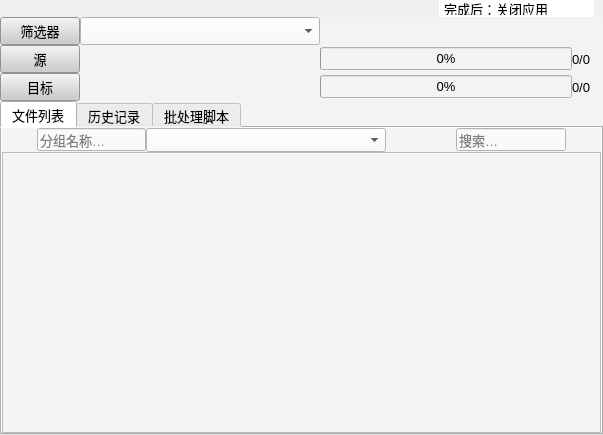
<?xml version="1.0" encoding="UTF-8"?>
<ui version="4.0">
 <class>MainWindow</class>
 <widget class="QMainWindow" name="MainWindow">
  <property name="geometry">
   <rect>
    <x>0</x>
    <y>0</y>
    <width>603</width>
    <height>435</height>
   </rect>
  </property>
  <property name="font">
   <font>
    <pointsize>10</pointsize>
   </font>
  </property>
  <property name="windowTitle">
   <string>QuickFold</string>
  </property>
  <property name="windowIcon">
   <iconset resource="icons.qrc">
    <normaloff>:/svg/icons/img.svg</normaloff>:/svg/icons/img.svg</iconset>
  </property>
  <widget class="QWidget" name="centralwidget">
   <layout class="QVBoxLayout" name="verticalLayout">
    <property name="spacing">
     <number>0</number>
    </property>
    <property name="leftMargin">
     <number>0</number>
    </property>
    <property name="topMargin">
     <number>0</number>
    </property>
    <property name="rightMargin">
     <number>0</number>
    </property>
    <property name="bottomMargin">
     <number>0</number>
    </property>
    <item alignment="Qt::AlignmentFlag::AlignTop">
     <widget class="QFrame" name="header_frame">
      <property name="font">
       <font>
        <pointsize>10</pointsize>
       </font>
      </property>
      <property name="styleSheet">
       <string notr="true"/>
      </property>
      <property name="frameShape">
       <enum>QFrame::Shape::NoFrame</enum>
      </property>
      <property name="frameShadow">
       <enum>QFrame::Shadow::Plain</enum>
      </property>
      <layout class="QHBoxLayout" name="horizontalLayout">
       <property name="spacing">
        <number>0</number>
       </property>
       <property name="leftMargin">
        <number>9</number>
       </property>
       <property name="topMargin">
        <number>0</number>
       </property>
       <property name="bottomMargin">
        <number>0</number>
       </property>
       <item alignment="Qt::AlignmentFlag::AlignLeft|Qt::AlignmentFlag::AlignTop">
        <widget class="QFrame" name="header_left_frame">
         <property name="font">
          <font>
           <pointsize>10</pointsize>
          </font>
         </property>
         <property name="frameShape">
          <enum>QFrame::Shape::NoFrame</enum>
         </property>
         <property name="frameShadow">
          <enum>QFrame::Shadow::Raised</enum>
         </property>
         <layout class="QHBoxLayout" name="horizontalLayout_2">
          <property name="spacing">
           <number>0</number>
          </property>
          <property name="leftMargin">
           <number>0</number>
          </property>
          <property name="topMargin">
           <number>0</number>
          </property>
          <property name="rightMargin">
           <number>0</number>
          </property>
          <property name="bottomMargin">
           <number>0</number>
          </property>
          <item alignment="Qt::AlignmentFlag::AlignLeft">
           <widget class="QPushButton" name="btn_Unfold">
            <property name="font">
             <font>
              <pointsize>10</pointsize>
             </font>
            </property>
            <property name="toolTip">
             <string>展开</string>
            </property>
            <property name="styleSheet">
             <string notr="true">*{border:None}</string>
            </property>
            <property name="text">
             <string/>
            </property>
            <property name="icon">
             <iconset resource="icons.qrc">
              <normaloff>:/svg/icons/PanelToggle.svg</normaloff>:/svg/icons/PanelToggle.svg</iconset>
            </property>
            <property name="iconSize">
             <size>
              <width>30</width>
              <height>30</height>
             </size>
            </property>
           </widget>
          </item>
          <item>
           <widget class="QPushButton" name="btn_Run">
            <property name="toolTip">
             <string>执行</string>
            </property>
            <property name="styleSheet">
             <string notr="true">*{border:None}</string>
            </property>
            <property name="text">
             <string/>
            </property>
            <property name="icon">
             <iconset resource="icons.qrc">
              <normaloff>:/svg/icons/play.svg</normaloff>:/svg/icons/play.svg</iconset>
            </property>
           </widget>
          </item>
          <item>
           <widget class="QPushButton" name="btn_History_Path">
            <property name="toolTip">
             <string>历史记录</string>
            </property>
            <property name="styleSheet">
             <string notr="true">*{border:None}</string>
            </property>
            <property name="text">
             <string/>
            </property>
            <property name="icon">
             <iconset resource="icons.qrc">
              <normaloff>:/svg/icons/PanelHistory.svg</normaloff>:/svg/icons/PanelHistory.svg</iconset>
            </property>
            <property name="iconSize">
             <size>
              <width>30</width>
              <height>30</height>
             </size>
            </property>
           </widget>
          </item>
          <item>
           <widget class="QPushButton" name="btn_GenScript">
            <property name="font">
             <font>
              <pointsize>10</pointsize>
             </font>
            </property>
            <property name="toolTip">
             <string>生成脚本</string>
            </property>
            <property name="styleSheet">
             <string notr="true">*{border:None}</string>
            </property>
            <property name="text">
             <string/>
            </property>
            <property name="icon">
             <iconset resource="icons.qrc">
              <normaloff>:/svg/icons/MailRenderingMethod.svg</normaloff>:/svg/icons/MailRenderingMethod.svg</iconset>
            </property>
            <property name="iconSize">
             <size>
              <width>30</width>
              <height>30</height>
             </size>
            </property>
           </widget>
          </item>
          <item>
           <widget class="QPushButton" name="btn_Settings">
            <property name="font">
             <font>
              <pointsize>10</pointsize>
             </font>
            </property>
            <property name="toolTip">
             <string>设置</string>
            </property>
            <property name="styleSheet">
             <string notr="true">*{border:None}</string>
            </property>
            <property name="text">
             <string/>
            </property>
            <property name="icon">
             <iconset resource="icons.qrc">
              <normaloff>:/svg/icons/Settings.svg</normaloff>:/svg/icons/Settings.svg</iconset>
            </property>
            <property name="iconSize">
             <size>
              <width>30</width>
              <height>30</height>
             </size>
            </property>
           </widget>
          </item>
          <item>
           <widget class="QPushButton" name="btn_About">
            <property name="font">
             <font>
              <pointsize>10</pointsize>
             </font>
            </property>
            <property name="toolTip">
             <string>关于</string>
            </property>
            <property name="styleSheet">
             <string notr="true">*{border:None}</string>
            </property>
            <property name="text">
             <string/>
            </property>
            <property name="icon">
             <iconset resource="icons.qrc">
              <normaloff>:/svg/icons/question.svg</normaloff>:/svg/icons/question.svg</iconset>
            </property>
            <property name="iconSize">
             <size>
              <width>20</width>
              <height>20</height>
             </size>
            </property>
           </widget>
          </item>
         </layout>
        </widget>
       </item>
       <item alignment="Qt::AlignmentFlag::AlignRight">
        <widget class="QFrame" name="header_right_frame">
         <property name="font">
          <font>
           <pointsize>10</pointsize>
          </font>
         </property>
         <property name="frameShape">
          <enum>QFrame::Shape::NoFrame</enum>
         </property>
         <property name="frameShadow">
          <enum>QFrame::Shadow::Raised</enum>
         </property>
         <layout class="QHBoxLayout" name="horizontalLayout_5">
          <property name="spacing">
           <number>0</number>
          </property>
          <property name="leftMargin">
           <number>0</number>
          </property>
          <property name="topMargin">
           <number>0</number>
          </property>
          <property name="rightMargin">
           <number>0</number>
          </property>
          <property name="bottomMargin">
           <number>0</number>
          </property>
          <item>
           <widget class="QPushButton" name="btn_Top">
            <property name="toolTip">
             <string>置顶</string>
            </property>
            <property name="styleSheet">
             <string notr="true">*{border:None
}</string>
            </property>
            <property name="text">
             <string/>
            </property>
            <property name="icon">
             <iconset resource="icons.qrc">
              <normaloff>:/svg/icons/pushpin.svg</normaloff>:/svg/icons/pushpin.svg</iconset>
            </property>
            <property name="iconSize">
             <size>
              <width>20</width>
              <height>20</height>
             </size>
            </property>
           </widget>
          </item>
          <item>
           <widget class="QComboBox" name="cbox_Finish">
            <property name="minimumSize">
             <size>
              <width>155</width>
              <height>0</height>
             </size>
            </property>
            <property name="font">
             <font>
              <pointsize>10</pointsize>
             </font>
            </property>
            <property name="styleSheet">
             <string notr="true">QComboBox::drop-down { border: none; }
QComboBox { border: none; }</string>
            </property>
            <item>
             <property name="text">
              <string>完成后：关闭应用</string>
             </property>
            </item>
            <item>
             <property name="text">
              <string>完成后：保持应用打开</string>
             </property>
            </item>
           </widget>
          </item>
         </layout>
        </widget>
       </item>
      </layout>
     </widget>
    </item>
    <item>
     <widget class="QFrame" name="main_body_frame">
      <property name="styleSheet">
       <string notr="true">background-color: rgb(243, 243, 243);</string>
      </property>
      <property name="frameShape">
       <enum>QFrame::Shape::NoFrame</enum>
      </property>
      <property name="frameShadow">
       <enum>QFrame::Shadow::Raised</enum>
      </property>
      <layout class="QGridLayout" name="gridLayout_3" rowstretch="0">
       <property name="leftMargin">
        <number>0</number>
       </property>
       <property name="topMargin">
        <number>0</number>
       </property>
       <property name="rightMargin">
        <number>0</number>
       </property>
       <property name="bottomMargin">
        <number>0</number>
       </property>
       <property name="horizontalSpacing">
        <number>0</number>
       </property>
       <property name="verticalSpacing">
        <number>2</number>
       </property>
       <item row="0" column="0">
        <widget class="QFrame" name="frame_8">
         <property name="font">
          <font>
           <pointsize>9</pointsize>
          </font>
         </property>
         <property name="styleSheet">
          <string notr="true"/>
         </property>
         <property name="frameShape">
          <enum>QFrame::Shape::NoFrame</enum>
         </property>
         <property name="frameShadow">
          <enum>QFrame::Shadow::Raised</enum>
         </property>
         <layout class="QGridLayout" name="gridLayout_4" columnstretch="0,0,0,0,0,0">
          <property name="leftMargin">
           <number>0</number>
          </property>
          <property name="topMargin">
           <number>0</number>
          </property>
          <property name="rightMargin">
           <number>0</number>
          </property>
          <property name="bottomMargin">
           <number>0</number>
          </property>
          <property name="spacing">
           <number>0</number>
          </property>
          <item row="2" column="4" alignment="Qt::AlignmentFlag::AlignLeft">
           <widget class="QLabel" name="lbl_TargetFolderNum">
            <property name="font">
             <font>
              <pointsize>10</pointsize>
             </font>
            </property>
            <property name="text">
             <string>0/0</string>
            </property>
           </widget>
          </item>
          <item row="1" column="4" alignment="Qt::AlignmentFlag::AlignLeft">
           <widget class="QLabel" name="lbl_SourceFolderNum">
            <property name="font">
             <font>
              <pointsize>10</pointsize>
             </font>
            </property>
            <property name="text">
             <string>0/0</string>
            </property>
           </widget>
          </item>
          <item row="2" column="1" colspan="2">
           <widget class="QLabel" name="lbl_TargetPath">
            <property name="font">
             <font>
              <pointsize>9</pointsize>
             </font>
            </property>
            <property name="text">
             <string/>
            </property>
           </widget>
          </item>
          <item row="1" column="0" alignment="Qt::AlignmentFlag::AlignLeft">
           <widget class="QPushButton" name="btn_Source">
            <property name="font">
             <font>
              <pointsize>10</pointsize>
             </font>
            </property>
            <property name="styleSheet">
             <string notr="true">background-color: rgb(204, 204, 204);</string>
            </property>
            <property name="text">
             <string>源</string>
            </property>
           </widget>
          </item>
          <item row="0" column="0">
           <widget class="QPushButton" name="btn_Filters">
            <property name="font">
             <font>
              <pointsize>10</pointsize>
             </font>
            </property>
            <property name="styleSheet">
             <string notr="true">background-color: rgb(204, 204, 204);</string>
            </property>
            <property name="text">
             <string>筛选器</string>
            </property>
           </widget>
          </item>
          <item row="0" column="1" colspan="2">
           <widget class="QComboBox" name="cbox_GroupName01">
            <property name="sizePolicy">
             <sizepolicy hsizetype="Preferred" vsizetype="Preferred">
              <horstretch>0</horstretch>
              <verstretch>0</verstretch>
             </sizepolicy>
            </property>
            <property name="minimumSize">
             <size>
              <width>240</width>
              <height>0</height>
             </size>
            </property>
            <property name="font">
             <font>
              <pointsize>10</pointsize>
             </font>
            </property>
            <property name="styleSheet">
             <string notr="true">background-color: rgb(250, 250, 250);</string>
            </property>
           </widget>
          </item>
          <item row="1" column="3">
           <widget class="QProgressBar" name="prg_Source">
            <property name="font">
             <font>
              <pointsize>10</pointsize>
             </font>
            </property>
            <property name="value">
             <number>0</number>
            </property>
           </widget>
          </item>
          <item row="2" column="0" alignment="Qt::AlignmentFlag::AlignLeft">
           <widget class="QPushButton" name="btn_Target">
            <property name="font">
             <font>
              <pointsize>10</pointsize>
             </font>
            </property>
            <property name="styleSheet">
             <string notr="true">background-color: rgb(204, 204, 204);</string>
            </property>
            <property name="text">
             <string>目标</string>
            </property>
           </widget>
          </item>
          <item row="2" column="3">
           <widget class="QProgressBar" name="prg_Target">
            <property name="font">
             <font>
              <pointsize>10</pointsize>
             </font>
            </property>
            <property name="value">
             <number>0</number>
            </property>
           </widget>
          </item>
          <item row="1" column="1" colspan="2">
           <widget class="QLabel" name="lbl_SourcePath">
            <property name="font">
             <font>
              <pointsize>9</pointsize>
             </font>
            </property>
            <property name="text">
             <string/>
            </property>
           </widget>
          </item>
          <item row="1" column="5">
           <spacer name="horizontalSpacer">
            <property name="orientation">
             <enum>Qt::Orientation::Horizontal</enum>
            </property>
            <property name="sizeType">
             <enum>QSizePolicy::Policy::Minimum</enum>
            </property>
            <property name="sizeHint" stdset="0">
             <size>
              <width>12</width>
              <height>20</height>
             </size>
            </property>
           </spacer>
          </item>
         </layout>
        </widget>
       </item>
      </layout>
     </widget>
    </item>
    <item>
     <widget class="QFrame" name="footer_frame">
      <property name="sizePolicy">
       <sizepolicy hsizetype="Preferred" vsizetype="Expanding">
        <horstretch>0</horstretch>
        <verstretch>0</verstretch>
       </sizepolicy>
      </property>
      <property name="font">
       <font>
        <pointsize>10</pointsize>
       </font>
      </property>
      <property name="styleSheet">
       <string notr="true">background-color: rgb(243, 243, 243);</string>
      </property>
      <property name="frameShape">
       <enum>QFrame::Shape::NoFrame</enum>
      </property>
      <property name="frameShadow">
       <enum>QFrame::Shadow::Raised</enum>
      </property>
      <layout class="QHBoxLayout" name="horizontalLayout_7">
       <property name="spacing">
        <number>0</number>
       </property>
       <property name="leftMargin">
        <number>0</number>
       </property>
       <property name="topMargin">
        <number>0</number>
       </property>
       <property name="rightMargin">
        <number>0</number>
       </property>
       <property name="bottomMargin">
        <number>0</number>
       </property>
       <item>
        <widget class="QTabWidget" name="tabWidget">
         <property name="font">
          <font>
           <pointsize>10</pointsize>
          </font>
         </property>
         <property name="currentIndex">
          <number>0</number>
         </property>
         <widget class="QWidget" name="tab_FolderList">
          <property name="font">
           <font>
            <pointsize>10</pointsize>
           </font>
          </property>
          <attribute name="title">
           <string>文件列表</string>
          </attribute>
          <layout class="QVBoxLayout" name="verticalLayout_3">
           <property name="spacing">
            <number>0</number>
           </property>
           <property name="leftMargin">
            <number>0</number>
           </property>
           <property name="topMargin">
            <number>0</number>
           </property>
           <property name="rightMargin">
            <number>0</number>
           </property>
           <property name="bottomMargin">
            <number>0</number>
           </property>
           <item alignment="Qt::AlignmentFlag::AlignLeft|Qt::AlignmentFlag::AlignTop">
            <widget class="QFrame" name="frame">
             <property name="minimumSize">
              <size>
               <width>300</width>
               <height>0</height>
              </size>
             </property>
             <property name="font">
              <font>
               <pointsize>10</pointsize>
              </font>
             </property>
             <property name="frameShape">
              <enum>QFrame::Shape::NoFrame</enum>
             </property>
             <property name="frameShadow">
              <enum>QFrame::Shadow::Raised</enum>
             </property>
             <layout class="QHBoxLayout" name="horizontalLayout_3">
              <property name="spacing">
               <number>0</number>
              </property>
              <property name="leftMargin">
               <number>0</number>
              </property>
              <property name="topMargin">
               <number>0</number>
              </property>
              <property name="rightMargin">
               <number>0</number>
              </property>
              <property name="bottomMargin">
               <number>0</number>
              </property>
              <item>
               <widget class="QPushButton" name="btn_Menu">
                <property name="font">
                 <font>
                  <pointsize>10</pointsize>
                 </font>
                </property>
                <property name="toolTip">
                 <string>菜单</string>
                </property>
                <property name="styleSheet">
                 <string notr="true">*{border:None}</string>
                </property>
                <property name="text">
                 <string/>
                </property>
                <property name="icon">
                 <iconset resource="icons.qrc">
                  <normaloff>:/svg/icons/WorkspaceButton.svg</normaloff>:/svg/icons/WorkspaceButton.svg</iconset>
                </property>
                <property name="iconSize">
                 <size>
                  <width>30</width>
                  <height>30</height>
                 </size>
                </property>
               </widget>
              </item>
              <item>
               <widget class="QLineEdit" name="edit_GroupName">
                <property name="font">
                 <font>
                  <pointsize>10</pointsize>
                 </font>
                </property>
                <property name="styleSheet">
                 <string notr="true">background-color: rgb(250, 250, 250);</string>
                </property>
                <property name="placeholderText">
                 <string>分组名称…</string>
                </property>
               </widget>
              </item>
              <item>
               <widget class="QComboBox" name="cbox_GroupName02">
                <property name="sizePolicy">
                 <sizepolicy hsizetype="Expanding" vsizetype="Fixed">
                  <horstretch>0</horstretch>
                  <verstretch>0</verstretch>
                 </sizepolicy>
                </property>
                <property name="minimumSize">
                 <size>
                  <width>240</width>
                  <height>24</height>
                 </size>
                </property>
                <property name="font">
                 <font>
                  <pointsize>10</pointsize>
                 </font>
                </property>
                <property name="styleSheet">
                 <string notr="true">background-color: rgb(250, 250, 250);</string>
                </property>
                <property name="iconSize">
                 <size>
                  <width>32</width>
                  <height>32</height>
                 </size>
                </property>
               </widget>
              </item>
              <item>
               <widget class="QPushButton" name="btn_Save">
                <property name="font">
                 <font>
                  <pointsize>10</pointsize>
                 </font>
                </property>
                <property name="toolTip">
                 <string>更新组名</string>
                </property>
                <property name="styleSheet">
                 <string notr="true">*{border:None}</string>
                </property>
                <property name="text">
                 <string/>
                </property>
                <property name="icon">
                 <iconset resource="icons.qrc">
                  <normaloff>:/svg/icons/UpdateButton.svg</normaloff>:/svg/icons/UpdateButton.svg</iconset>
                </property>
                <property name="iconSize">
                 <size>
                  <width>25</width>
                  <height>25</height>
                 </size>
                </property>
               </widget>
              </item>
              <item>
               <widget class="QPushButton" name="btn_Del">
                <property name="font">
                 <font>
                  <pointsize>10</pointsize>
                 </font>
                </property>
                <property name="toolTip">
                 <string>删除组名</string>
                </property>
                <property name="styleSheet">
                 <string notr="true">*{border:None}</string>
                </property>
                <property name="text">
                 <string/>
                </property>
                <property name="icon">
                 <iconset resource="icons.qrc">
                  <normaloff>:/svg/icons/MailMsgTrash.svg</normaloff>:/svg/icons/MailMsgTrash.svg</iconset>
                </property>
                <property name="iconSize">
                 <size>
                  <width>30</width>
                  <height>30</height>
                 </size>
                </property>
               </widget>
              </item>
              <item>
               <widget class="QLineEdit" name="edit_Search">
                <property name="font">
                 <font>
                  <pointsize>10</pointsize>
                 </font>
                </property>
                <property name="styleSheet">
                 <string notr="true">background-color: rgb(250, 250, 250);</string>
                </property>
                <property name="placeholderText">
                 <string>搜索…</string>
                </property>
               </widget>
              </item>
              <item>
               <widget class="QPushButton" name="btn_Goto">
                <property name="font">
                 <font>
                  <pointsize>10</pointsize>
                 </font>
                </property>
                <property name="toolTip">
                 <string>转到</string>
                </property>
                <property name="styleSheet">
                 <string notr="true">*{border:None}</string>
                </property>
                <property name="text">
                 <string/>
                </property>
                <property name="icon">
                 <iconset resource="icons.qrc">
                  <normaloff>:/svg/icons/MailMsgForward.svg</normaloff>:/svg/icons/MailMsgForward.svg</iconset>
                </property>
                <property name="iconSize">
                 <size>
                  <width>26</width>
                  <height>26</height>
                 </size>
                </property>
               </widget>
              </item>
             </layout>
            </widget>
           </item>
           <item>
            <widget class="QTableWidget" name="table_FolderName">
             <property name="font">
              <font>
               <pointsize>10</pointsize>
              </font>
             </property>
             <property name="styleSheet">
              <string notr="true">/*表右侧的滑条*/
QScrollBar:vertical{
background:rgb(250, 250, 250);
padding:0px;
border-radius:6px;
max-width:12px;
}

/*滑块*/
QScrollBar::handle:vertical{
background:rgb(240, 240, 240);

}</string>
             </property>
            </widget>
           </item>
          </layout>
         </widget>
         <widget class="QWidget" name="tab_History">
          <property name="font">
           <font>
            <pointsize>10</pointsize>
           </font>
          </property>
          <attribute name="title">
           <string>历史记录</string>
          </attribute>
          <layout class="QGridLayout" name="gridLayout">
           <property name="topMargin">
            <number>0</number>
           </property>
           <property name="bottomMargin">
            <number>0</number>
           </property>
           <property name="spacing">
            <number>0</number>
           </property>
           <item row="1" column="0" colspan="2">
            <widget class="QGroupBox" name="groupBox">
             <property name="font">
              <font>
               <pointsize>9</pointsize>
              </font>
             </property>
             <property name="styleSheet">
              <string notr="true">*{
	border:None;
}</string>
             </property>
             <property name="title">
              <string/>
             </property>
             <layout class="QVBoxLayout" name="verticalLayout_2">
              <property name="spacing">
               <number>0</number>
              </property>
              <property name="leftMargin">
               <number>0</number>
              </property>
              <property name="topMargin">
               <number>0</number>
              </property>
              <property name="rightMargin">
               <number>0</number>
              </property>
              <property name="bottomMargin">
               <number>0</number>
              </property>
              <item>
               <widget class="QLabel" name="label">
                <property name="font">
                 <font>
                  <pointsize>10</pointsize>
                  <bold>true</bold>
                 </font>
                </property>
                <property name="text">
                 <string>最近使用</string>
                </property>
               </widget>
              </item>
              <item>
               <widget class="QTableWidget" name="table_RecentlyUsed">
                <property name="font">
                 <font>
                  <pointsize>10</pointsize>
                 </font>
                </property>
               </widget>
              </item>
             </layout>
            </widget>
           </item>
           <item row="0" column="1" alignment="Qt::AlignmentFlag::AlignRight">
            <widget class="QPushButton" name="btn_Clear">
             <property name="font">
              <font>
               <pointsize>10</pointsize>
              </font>
             </property>
             <property name="toolTip">
              <string/>
             </property>
             <property name="styleSheet">
              <string notr="true">background-color: rgb(204, 204, 204);</string>
             </property>
             <property name="text">
              <string>清理</string>
             </property>
            </widget>
           </item>
          </layout>
         </widget>
         <widget class="QWidget" name="tab_Script">
          <property name="font">
           <font>
            <pointsize>10</pointsize>
           </font>
          </property>
          <attribute name="title">
           <string>批处理脚本</string>
          </attribute>
          <layout class="QGridLayout" name="gridLayout_2">
           <property name="leftMargin">
            <number>0</number>
           </property>
           <property name="topMargin">
            <number>0</number>
           </property>
           <property name="rightMargin">
            <number>0</number>
           </property>
           <property name="bottomMargin">
            <number>0</number>
           </property>
           <property name="spacing">
            <number>0</number>
           </property>
           <item row="0" column="0" alignment="Qt::AlignmentFlag::AlignLeft">
            <widget class="QFrame" name="frame_2">
             <property name="font">
              <font>
               <pointsize>10</pointsize>
              </font>
             </property>
             <property name="frameShape">
              <enum>QFrame::Shape::StyledPanel</enum>
             </property>
             <property name="frameShadow">
              <enum>QFrame::Shadow::Raised</enum>
             </property>
             <layout class="QGridLayout" name="gridLayout_5">
              <property name="leftMargin">
               <number>0</number>
              </property>
              <property name="topMargin">
               <number>0</number>
              </property>
              <property name="rightMargin">
               <number>0</number>
              </property>
              <property name="bottomMargin">
               <number>0</number>
              </property>
              <item row="0" column="0">
               <widget class="QPushButton" name="btn_GenBatchScript">
                <property name="font">
                 <font>
                  <pointsize>10</pointsize>
                 </font>
                </property>
                <property name="toolTip">
                 <string>Batch脚本</string>
                </property>
                <property name="styleSheet">
                 <string notr="true">*{border:None
}</string>
                </property>
                <property name="text">
                 <string>Batch Script</string>
                </property>
                <property name="icon">
                 <iconset resource="icons.qrc">
                  <normaloff>:/svg/icons/batch.svg</normaloff>:/svg/icons/batch.svg</iconset>
                </property>
                <property name="iconSize">
                 <size>
                  <width>24</width>
                  <height>24</height>
                 </size>
                </property>
               </widget>
              </item>
              <item row="0" column="1">
               <widget class="QPushButton" name="btn_GenPSScript">
                <property name="font">
                 <font>
                  <pointsize>10</pointsize>
                 </font>
                </property>
                <property name="toolTip">
                 <string>Power Shell脚本</string>
                </property>
                <property name="styleSheet">
                 <string notr="true">*{border:None
}</string>
                </property>
                <property name="text">
                 <string>Power Shell Script</string>
                </property>
                <property name="icon">
                 <iconset resource="icons.qrc">
                  <normaloff>:/svg/icons/powershell.svg</normaloff>:/svg/icons/powershell.svg</iconset>
                </property>
                <property name="iconSize">
                 <size>
                  <width>24</width>
                  <height>24</height>
                 </size>
                </property>
               </widget>
              </item>
             </layout>
            </widget>
           </item>
           <item row="1" column="0">
            <widget class="QPlainTextEdit" name="plainTextEdit">
             <property name="font">
              <font>
               <pointsize>10</pointsize>
              </font>
             </property>
             <property name="styleSheet">
              <string notr="true">QTableWidget::item:selected{
	background-color: rgb(189, 147, 249);
}</string>
             </property>
            </widget>
           </item>
          </layout>
         </widget>
        </widget>
       </item>
      </layout>
     </widget>
    </item>
   </layout>
  </widget>
 </widget>
 <resources>
  <include location="icons.qrc"/>
 </resources>
 <connections/>
</ui>
